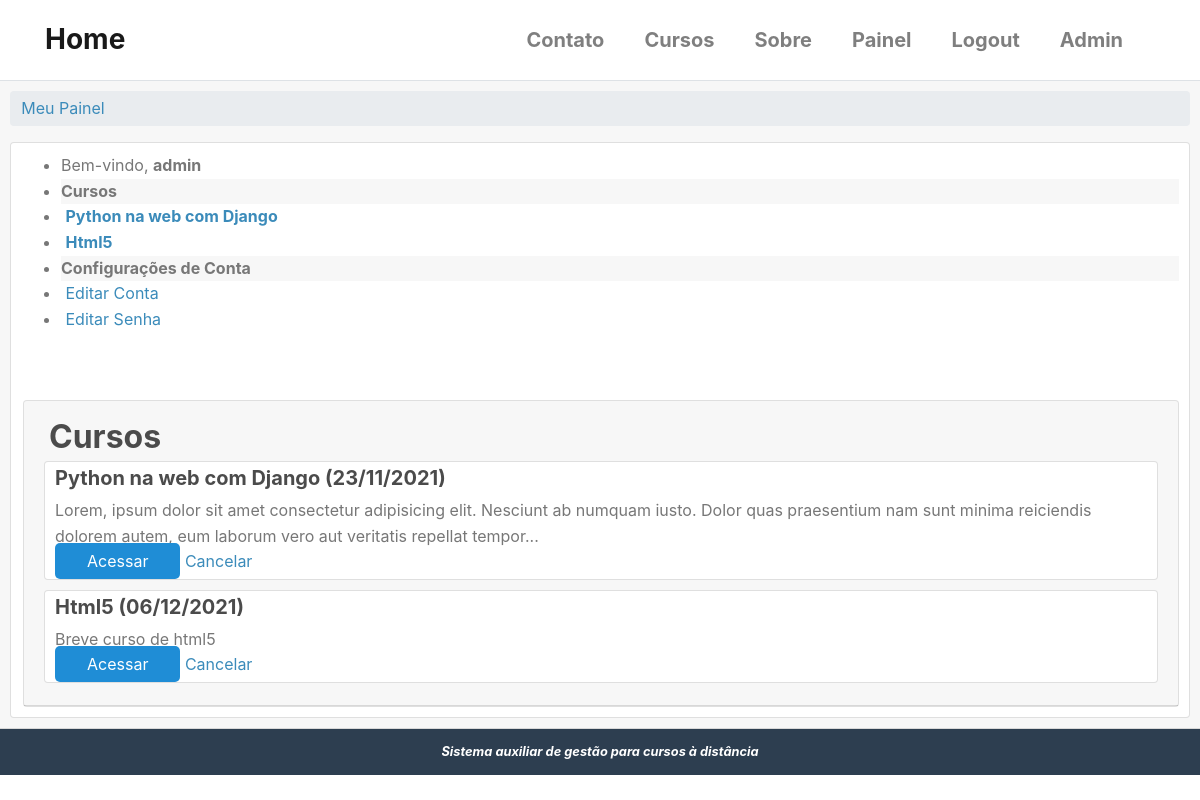
Page /conta/painel/ (signed in) on the committed database.
### accounts/models.py (models this page shows, shortened)
class User(AbstractBaseUser, PermissionsMixin):
    username = models.CharField(
        'Usuário', max_length=30, unique=True,
        validators = [validators.RegexValidator(re.compile('^[\w.@+-]+$'),
        'O nome de usuário só pode conter letras, dígitos ou os seguintes caracteres: @/ ./ +/ -/ _',
        'Usuário inválido ou já existente!')]
    )
    email = models.EmailField('E-mail', unique=True)
    name = models.CharField('Nome', max_length=100, blank=True)
    is_active = models.BooleanField('Está ativo?', blank=True, default=True)
    is_staff = models.BooleanField('É da equipe?', blank=True, default=False)
    date_joined = models.DateTimeField('Data de Entrada', auto_now_add=True)
    objects = UserManager()
    USERNAME_FIELD = 'username'
    REQUIRED_FIELDS = ['email']
    class Meta:
        verbose_name = 'Usuário'
        verbose_name_plural = 'Usuários'
    def __str__(self):
        return self.name or self.username

### cursos/models.py (models this page shows, shortened)
class Enrollment(models.Model):
    STATUS_CHOICES = (
        (0, 'Pendente'),
        (1, 'Aprovado'),
        (2, 'Cancelado'),
        (3, 'Recusado'),
    )
    usuario = models.ForeignKey(
        settings.AUTH_USER_MODEL, verbose_name='Usuário',
        related_name='enrollments', on_delete=models.DO_NOTHING
    )
    curso = models.ForeignKey(
        Cursos, verbose_name='Curso',
        related_name='enrollments', on_delete=models.DO_NOTHING
    )
    status = models.ImageField('Situação',
        choices=STATUS_CHOICES, default=0, blank=True
    )
    created_at = models.DateTimeField('Criado em', auto_now_add = True)
    updated_at = models.DateTimeField('Atualizado em ', auto_now_add = True)
    class Meta:
        verbose_name = 'Inscrição'
        verbose_name_plural = 'Inscrições'
        """
        unique_together/unicidade - combina a unicidade entre cursos e usuário,
        ou seja, cada usuário se increve apenas uma vez para cada curso.
        """
        unique_together = (('usuario', 'curso'),)

class Cursos(models.Model):
    nome = models.CharField('Nome', max_length = 100)
    slug = models.SlugField('Atalho')
    descricao = models.TextField('Descrição Simples', blank = True)
    sobre = models.TextField('Sobre o Curso', blank = True)
    start_date = models.DateField(
        'Data de início', null = True, blank = True,
        )
    imagem = models.ImageField(
        upload_to = 'cursos/imagens', verbose_name = 'Imagem',
        null = True, blank = True
        )
    created_at = models.DateTimeField('Criado em', auto_now_add = True)
    updated_at = models.DateTimeField('Atualizado em ', auto_now_add = True)
    objects = CursosManager()
    def __str__(self):
        return self.nome
    class Meta:
        verbose_name = 'Curso'
        verbose_name_plural = 'Cursos'
        ordering = ['nome'] # ['-name'] ordem decrescente

### accounts/views.py (the view)
# urls.py: path('painel/', views.painel, name='painel'),
@login_required
def painel(request):
    template_name = 'accounts/dashboard.html'
    context = {}
    return render(request, template_name, context)

### cursos/templatetags/cursos_tags.py (called while the page is built)
@register.simple_tag
def listar_meus_cursos(user):
    return Enrollment.objects.filter(usuario=user)

### templates/accounts/dashboard.html (shortened to what this page needs)
{% extends "base.html" %}
{% load static %}
{% load cursos_tags %}
{% block content %}
{% listar_meus_cursos user as enrollments %}
<div class="card-header" style='padding: 10px;'>
    <div class="">
        <ul class="breadcrumb pure-menu-heading">
            {% block breadcrumb %}
            <li><a class="" href="{% url 'accounts:painel' %}">Meu Painel</a></li>
            {% endblock %}
        </ul>
    </div>
    <div class="card" style='margin: auto;padding: 10px;'>
        <div class="pure-g-r content-ribbon">
            <div class="pure-u-1-3">
                <div class="pure-menu pure-menu-open">
                    <ul>
                        <li class="pure-menu-heading">
                            Bem-vindo, <strong>{{ user }}</strong>
                        </li>
                        {% block menu_options %}
                        <li class="font-weight-bold pure-menu-heading" style='margin-top: 0; background-color:rgba(0,0,0,.03);'>Cursos</li>
                        {% for enrollment in enrollments %}
                        <li>
                            <a href="{% url 'cursos:anuncios' enrollment.curso.slug %}">
                                <strong>{{ enrollment.curso }}</strong>
                            </a>
                        </li>
                        {% empty %}
                        <li style='padding: 5px 0 5px 15px;'>Não há inscrições</li>
                        {% endfor %}
                        <li class="font-weight-bold pure-menu-heading" style='margin-top: 0; background-color:rgba(0,0,0,.03);'>Configurações de Conta</li>
                        <li>
                            <a href="{% url 'accounts:editar_usuario' %}">
                                Editar Conta
                            </a>
                        </li>
                        <li>
                            <a href="{% url 'accounts:editar_senha' %}">
                            Editar Senha</a>
                        </li>
                        {% endblock menu_options %}
                    </ul>
                </div><br>
            </div>
            <br>
            <div class="pure-u-2-3">
                <div class="card" style = 'margin-left: 2px;'>
                    <div class="card-header">
                    {% block dashboard_content %}
                        <h2 class="font-weight-bold pure-menu-heading" style='margin: 5px;'>Cursos</h2>
                        {% for enrollment in enrollments %}
                        <div class="card" style="padding: 4px 4px 4px 10px; margin-bottom: 10px;">
                            <h3>{{ enrollment.curso }}
                            ({{ enrollment.curso.start_date|date:'d/m/Y'|default:'Sem data' }})
                            </h3>
                            {{ enrollment.curso.descricao | truncatechars:"200" }}
                            <div class="pure-controls">
                                <a href="" class="pure-button pure-button-primary">Acessar</a>
                                <a href="" class="pure-button pure-button-error">Cancelar</a>
                            </div>
                        </div>
                        {% empty %}
                        <aside class=pure-u-1>
                            <p style='padding: 5px 0 5px 15px;'>Não há inscrições</p>
                        </aside>:
                        {% endfor %}
                        {% endblock %}
                    </div>
                </div>
            </div>
        </div>
    </div>
</div>
{% endblock content %}

### static/css/styles1.css (style rules this page uses)
* { -webkit-box-sizing: border-box; -moz-box-sizing: border-box; box-sizing: border-box; }
a { color: #3b8bba; }
.pure-button-primary { background-color: #1f8dd6; color: white; padding: 0.5em 2em; border-radius: 5px; }
ul.breadcrumb { padding: 0; }
ul.breadcrumb li { display: inline-block; }
ul.breadcrumb li a { display: inline-block; padding: 0.3em 0.7em; }
h1, h2, h3, h4, h5, h6 { font-weight: bold; color: rgb(75, 75, 75); }
h3 { font-size: 1.25em; }
a { color: #3b8bba; text-decoration: none; }

### rows in the picture
User: name+username "admin"
Enrollment: curso "Python na web com Django", curso.start_date "23/11/2021", curso.descricao "Lorem, ipsum dolor sit amet consectetur adipisicing elit. Nesciunt ab numquam iusto. Dolor quas praesentium nam sunt minima reiciendis dolorem autem, eum laborum vero aut veritatis repellat tempor..."
Enrollment: curso "Html5", curso.start_date "06/12/2021", curso.descricao "Breve curso de html5"
